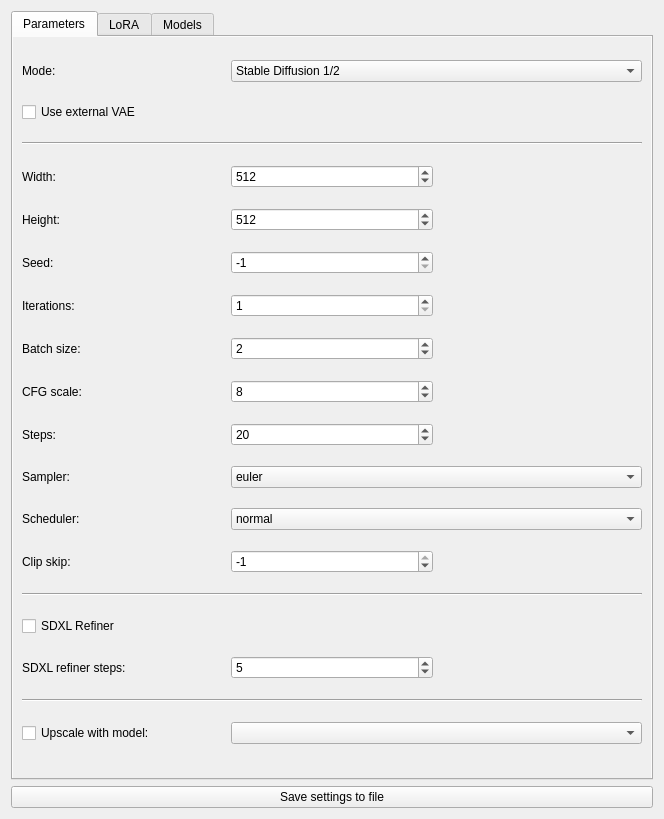
<?xml version="1.0" encoding="UTF-8"?>
<ui version="4.0">
 <class>SettingsDialog</class>
 <widget class="QWidget" name="SettingsDialog">
  <property name="geometry">
   <rect>
    <x>0</x>
    <y>0</y>
    <width>664</width>
    <height>819</height>
   </rect>
  </property>
  <property name="windowTitle">
   <string>SnugQt - Settings</string>
  </property>
  <layout class="QGridLayout" name="gridLayout">
   <item row="2" column="0">
    <widget class="QPushButton" name="saveSettingsButton">
     <property name="toolTip">
      <string>Save the current settings</string>
     </property>
     <property name="text">
      <string>Save settings to file</string>
     </property>
    </widget>
   </item>
   <item row="1" column="0">
    <widget class="QTabWidget" name="settingsTab">
     <property name="currentIndex">
      <number>0</number>
     </property>
     <widget class="QWidget" name="parametersTab">
      <property name="autoFillBackground">
       <bool>true</bool>
      </property>
      <attribute name="title">
       <string>Parameters</string>
      </attribute>
      <layout class="QGridLayout" name="gridLayout_4">
       <item row="1" column="0">
        <widget class="QLabel" name="label_14">
         <property name="text">
          <string>Mode:</string>
         </property>
        </widget>
       </item>
       <item row="31" column="0">
        <widget class="QLabel" name="label_16">
         <property name="text">
          <string>SDXL refiner steps:</string>
         </property>
        </widget>
       </item>
       <item row="23" column="0">
        <widget class="QLabel" name="label_5">
         <property name="text">
          <string>Sampler:</string>
         </property>
        </widget>
       </item>
       <item row="4" column="0" colspan="3">
        <widget class="Line" name="line_4">
         <property name="orientation">
          <enum>Qt::Horizontal</enum>
         </property>
        </widget>
       </item>
       <item row="30" column="0">
        <widget class="QCheckBox" name="sdxlRefinerCheck">
         <property name="toolTip">
          <string>Enable refiner when using SDXL</string>
         </property>
         <property name="text">
          <string>SDXL Refiner</string>
         </property>
        </widget>
       </item>
       <item row="31" column="1">
        <widget class="QSpinBox" name="sdxlRefinerStepsValue">
         <property name="toolTip">
          <string>Number of steps to perform with SDXL refiner</string>
         </property>
         <property name="minimum">
          <number>1</number>
         </property>
         <property name="maximum">
          <number>200</number>
         </property>
         <property name="value">
          <number>5</number>
         </property>
        </widget>
       </item>
       <item row="40" column="0">
        <widget class="QCheckBox" name="modelUpscaleCheck">
         <property name="toolTip">
          <string>Upscale final image with upscale model</string>
         </property>
         <property name="text">
          <string>Upscale with model:</string>
         </property>
        </widget>
       </item>
       <item row="17" column="1">
        <widget class="QSpinBox" name="iterationsValue">
         <property name="toolTip">
          <string>Number of iterations to perform</string>
         </property>
         <property name="minimum">
          <number>1</number>
         </property>
         <property name="maximum">
          <number>128</number>
         </property>
        </widget>
       </item>
       <item row="20" column="1">
        <widget class="QSpinBox" name="stepsValue">
         <property name="toolTip">
          <string>Number of steps to perform when generating iamge</string>
         </property>
         <property name="minimum">
          <number>1</number>
         </property>
         <property name="maximum">
          <number>400</number>
         </property>
         <property name="value">
          <number>20</number>
         </property>
        </widget>
       </item>
       <item row="6" column="0">
        <widget class="QLabel" name="label_10">
         <property name="text">
          <string>Height:</string>
         </property>
        </widget>
       </item>
       <item row="5" column="1">
        <widget class="QSpinBox" name="imgWidthValue">
         <property name="toolTip">
          <string>Width of the generated image</string>
         </property>
         <property name="minimum">
          <number>256</number>
         </property>
         <property name="maximum">
          <number>4096</number>
         </property>
         <property name="singleStep">
          <number>64</number>
         </property>
         <property name="value">
          <number>512</number>
         </property>
        </widget>
       </item>
       <item row="18" column="0">
        <widget class="QLabel" name="label_3">
         <property name="text">
          <string>Batch size:</string>
         </property>
        </widget>
       </item>
       <item row="19" column="0">
        <widget class="QLabel" name="label_4">
         <property name="text">
          <string>CFG scale:</string>
         </property>
        </widget>
       </item>
       <item row="39" column="0" colspan="3">
        <widget class="Line" name="line_2">
         <property name="orientation">
          <enum>Qt::Horizontal</enum>
         </property>
        </widget>
       </item>
       <item row="5" column="0">
        <widget class="QLabel" name="label_9">
         <property name="text">
          <string>Width:</string>
         </property>
        </widget>
       </item>
       <item row="20" column="0">
        <widget class="QLabel" name="label_7">
         <property name="text">
          <string>Steps:</string>
         </property>
        </widget>
       </item>
       <item row="19" column="1">
        <widget class="QSpinBox" name="cfgValue">
         <property name="toolTip">
          <string>CFG scale value</string>
         </property>
         <property name="minimum">
          <number>1</number>
         </property>
         <property name="maximum">
          <number>40</number>
         </property>
         <property name="value">
          <number>8</number>
         </property>
        </widget>
       </item>
       <item row="17" column="0">
        <widget class="QLabel" name="label_20">
         <property name="text">
          <string>Iterations:</string>
         </property>
        </widget>
       </item>
       <item row="6" column="1">
        <widget class="QSpinBox" name="imgHeightValue">
         <property name="toolTip">
          <string>Height of the generated image</string>
         </property>
         <property name="minimum">
          <number>256</number>
         </property>
         <property name="maximum">
          <number>4096</number>
         </property>
         <property name="singleStep">
          <number>64</number>
         </property>
         <property name="value">
          <number>512</number>
         </property>
        </widget>
       </item>
       <item row="40" column="1" colspan="2">
        <widget class="QComboBox" name="modelUpscaleCombo">
         <property name="toolTip">
          <string>Upscale model to use</string>
         </property>
        </widget>
       </item>
       <item row="25" column="0">
        <widget class="QLabel" name="label_25">
         <property name="text">
          <string>Clip skip:</string>
         </property>
        </widget>
       </item>
       <item row="29" column="0" colspan="3">
        <widget class="Line" name="line_3">
         <property name="orientation">
          <enum>Qt::Horizontal</enum>
         </property>
        </widget>
       </item>
       <item row="24" column="1" colspan="2">
        <widget class="QComboBox" name="schedulerValue">
         <property name="toolTip">
          <string>Noise scheduler to use</string>
         </property>
         <item>
          <property name="text">
           <string>normal</string>
          </property>
         </item>
         <item>
          <property name="text">
           <string>karras</string>
          </property>
         </item>
         <item>
          <property name="text">
           <string>exponential</string>
          </property>
         </item>
         <item>
          <property name="text">
           <string>simple</string>
          </property>
         </item>
         <item>
          <property name="text">
           <string>ddim_uniform</string>
          </property>
         </item>
        </widget>
       </item>
       <item row="1" column="1" colspan="2">
        <widget class="QComboBox" name="modeSelectCombo">
         <property name="toolTip">
          <string>Select the model type</string>
         </property>
         <item>
          <property name="text">
           <string>Stable Diffusion 1/2</string>
          </property>
         </item>
         <item>
          <property name="text">
           <string>SDXL</string>
          </property>
         </item>
        </widget>
       </item>
       <item row="3" column="0">
        <widget class="QCheckBox" name="useExternalVaeCheck">
         <property name="toolTip">
          <string>Use an external VAE instead of model's built-in VAE</string>
         </property>
         <property name="text">
          <string>Use external VAE</string>
         </property>
        </widget>
       </item>
       <item row="23" column="1" colspan="2">
        <widget class="QComboBox" name="samplerValue">
         <property name="toolTip">
          <string>Noise sampler to use</string>
         </property>
         <item>
          <property name="text">
           <string>euler</string>
          </property>
         </item>
         <item>
          <property name="text">
           <string>euler_ancestral</string>
          </property>
         </item>
         <item>
          <property name="text">
           <string>heun</string>
          </property>
         </item>
         <item>
          <property name="text">
           <string>dpm_2</string>
          </property>
         </item>
         <item>
          <property name="text">
           <string>dpm_2_ancestral</string>
          </property>
         </item>
         <item>
          <property name="text">
           <string>lms</string>
          </property>
         </item>
         <item>
          <property name="text">
           <string>dpmpp_2s_ancestral</string>
          </property>
         </item>
         <item>
          <property name="text">
           <string>dpmpp_sde</string>
          </property>
         </item>
         <item>
          <property name="text">
           <string>dpmpp_sde_gpu</string>
          </property>
         </item>
         <item>
          <property name="text">
           <string>dpmpp_2m</string>
          </property>
         </item>
         <item>
          <property name="text">
           <string>dpmpp_2m_sde</string>
          </property>
         </item>
         <item>
          <property name="text">
           <string>dpmpp_2m_sde_gpu</string>
          </property>
         </item>
         <item>
          <property name="text">
           <string>ddim</string>
          </property>
         </item>
         <item>
          <property name="text">
           <string>uni_pc</string>
          </property>
         </item>
         <item>
          <property name="text">
           <string>uni_pc_bh2</string>
          </property>
         </item>
        </widget>
       </item>
       <item row="18" column="1">
        <widget class="QSpinBox" name="batchValue">
         <property name="toolTip">
          <string>How many images to generate at once. More VRAM</string>
         </property>
         <property name="minimum">
          <number>1</number>
         </property>
         <property name="maximum">
          <number>64</number>
         </property>
         <property name="value">
          <number>2</number>
         </property>
        </widget>
       </item>
       <item row="16" column="1">
        <widget class="QSpinBox" name="seedValue">
         <property name="toolTip">
          <string>Seed to use. -1 for random</string>
         </property>
         <property name="minimum">
          <number>-1</number>
         </property>
         <property name="maximum">
          <number>999999999</number>
         </property>
         <property name="value">
          <number>-1</number>
         </property>
        </widget>
       </item>
       <item row="24" column="0">
        <widget class="QLabel" name="label_6">
         <property name="text">
          <string>Scheduler:</string>
         </property>
        </widget>
       </item>
       <item row="16" column="0">
        <widget class="QLabel" name="label">
         <property name="text">
          <string>Seed:</string>
         </property>
        </widget>
       </item>
       <item row="25" column="1">
        <widget class="QSpinBox" name="clipSkipValue">
         <property name="toolTip">
          <string>Set last layer of CLIP. -1 for normal</string>
         </property>
         <property name="minimum">
          <number>-8</number>
         </property>
         <property name="maximum">
          <number>-1</number>
         </property>
        </widget>
       </item>
      </layout>
     </widget>
     <widget class="QWidget" name="loraTab">
      <property name="autoFillBackground">
       <bool>true</bool>
      </property>
      <attribute name="title">
       <string>LoRA</string>
      </attribute>
      <layout class="QGridLayout" name="gridLayout_3">
       <item row="2" column="3">
        <widget class="QComboBox" name="sdxlLoraCombo">
         <property name="toolTip">
          <string>Select SDXL LoRA</string>
         </property>
        </widget>
       </item>
       <item row="6" column="0">
        <widget class="QLabel" name="label_21">
         <property name="text">
          <string>LoRA clip strength:</string>
         </property>
        </widget>
       </item>
       <item row="1" column="0">
        <widget class="QLabel" name="label_24">
         <property name="text">
          <string>SD1/2 LoRA:</string>
         </property>
        </widget>
       </item>
       <item row="1" column="3">
        <widget class="QComboBox" name="sd12LoraCombo">
         <property name="toolTip">
          <string>Select SD1/2 LoRA</string>
         </property>
        </widget>
       </item>
       <item row="0" column="0">
        <widget class="QCheckBox" name="loraCheck">
         <property name="toolTip">
          <string>Enable a LoRA when generating images</string>
         </property>
         <property name="text">
          <string>Enable LoRA</string>
         </property>
        </widget>
       </item>
       <item row="5" column="0">
        <widget class="QLabel" name="label_23">
         <property name="text">
          <string>LoRA model strength:</string>
         </property>
        </widget>
       </item>
       <item row="6" column="3">
        <widget class="QDoubleSpinBox" name="loraClipStrengthSpin">
         <property name="toolTip">
          <string>Select the clip strength of the LoRA</string>
         </property>
         <property name="maximum">
          <double>2.000000000000000</double>
         </property>
         <property name="singleStep">
          <double>0.050000000000000</double>
         </property>
         <property name="value">
          <double>1.000000000000000</double>
         </property>
        </widget>
       </item>
       <item row="5" column="3">
        <widget class="QDoubleSpinBox" name="loraStrengthSpin">
         <property name="toolTip">
          <string>Select the model strength of the LoRA</string>
         </property>
         <property name="maximum">
          <double>2.000000000000000</double>
         </property>
         <property name="singleStep">
          <double>0.050000000000000</double>
         </property>
         <property name="value">
          <double>1.000000000000000</double>
         </property>
        </widget>
       </item>
       <item row="2" column="0">
        <widget class="QLabel" name="label_22">
         <property name="text">
          <string>SDXL LoRA:</string>
         </property>
        </widget>
       </item>
       <item row="3" column="3">
        <widget class="Line" name="line_7">
         <property name="orientation">
          <enum>Qt::Horizontal</enum>
         </property>
        </widget>
       </item>
      </layout>
     </widget>
     <widget class="QWidget" name="modelsTab">
      <property name="autoFillBackground">
       <bool>true</bool>
      </property>
      <attribute name="title">
       <string>Models</string>
      </attribute>
      <layout class="QGridLayout" name="gridLayout_2">
       <item row="0" column="1">
        <widget class="QLineEdit" name="comfyuiModelFolderValue">
         <property name="toolTip">
          <string>Path to the 'ComfyUI/models' folder</string>
         </property>
         <property name="text">
          <string>ComfyUI/models</string>
         </property>
         <property name="readOnly">
          <bool>true</bool>
         </property>
        </widget>
       </item>
       <item row="0" column="3">
        <widget class="QToolButton" name="comfyuiModelFolderSelect">
         <property name="toolTip">
          <string>Select the 'ComfyUI/models' folder</string>
         </property>
         <property name="text">
          <string>...</string>
         </property>
        </widget>
       </item>
       <item row="13" column="1">
        <widget class="Line" name="line_5">
         <property name="orientation">
          <enum>Qt::Horizontal</enum>
         </property>
        </widget>
       </item>
       <item row="1" column="3">
        <widget class="QToolButton" name="comfyuiExtraFolderSelect">
         <property name="toolTip">
          <string>Select a ComfyUI extra models folder</string>
         </property>
         <property name="text">
          <string>...</string>
         </property>
        </widget>
       </item>
       <item row="11" column="1" colspan="3">
        <widget class="QComboBox" name="sdxlBaseCheckpointCombo">
         <property name="toolTip">
          <string>Select SDXL base model</string>
         </property>
        </widget>
       </item>
       <item row="9" column="1" colspan="3">
        <widget class="QComboBox" name="sd12CheckpointCombo">
         <property name="toolTip">
          <string>Select SD1/2 checkpoint</string>
         </property>
        </widget>
       </item>
       <item row="8" column="1">
        <widget class="Line" name="line_6">
         <property name="orientation">
          <enum>Qt::Horizontal</enum>
         </property>
        </widget>
       </item>
       <item row="1" column="0">
        <widget class="QLabel" name="label_19">
         <property name="text">
          <string>ComfyUI extra checkpoints folder:</string>
         </property>
        </widget>
       </item>
       <item row="1" column="1">
        <widget class="QLineEdit" name="comfyuiExtraFolderValue">
         <property name="toolTip">
          <string>Path to extra checkpoints folder, must be recognised by ComfyUI</string>
         </property>
         <property name="text">
          <string/>
         </property>
         <property name="readOnly">
          <bool>true</bool>
         </property>
        </widget>
       </item>
       <item row="0" column="0">
        <widget class="QLabel" name="label_15">
         <property name="text">
          <string>ComfyUI models folder: </string>
         </property>
        </widget>
       </item>
       <item row="12" column="0">
        <widget class="QLabel" name="label_12">
         <property name="text">
          <string>SDXL Refiner model:</string>
         </property>
        </widget>
       </item>
       <item row="12" column="1" colspan="3">
        <widget class="QComboBox" name="sdxlRefinerCheckpointCombo">
         <property name="toolTip">
          <string>Select the SDXL refiner model</string>
         </property>
        </widget>
       </item>
       <item row="14" column="0">
        <widget class="QLabel" name="label_17">
         <property name="text">
          <string>Stable Diffusion 1/2 VAE:</string>
         </property>
        </widget>
       </item>
       <item row="9" column="0">
        <widget class="QLabel" name="label_8">
         <property name="text">
          <string>Stable Diffusion 1/2 model:</string>
         </property>
        </widget>
       </item>
       <item row="14" column="1" colspan="3">
        <widget class="QComboBox" name="sd12VaeCombo">
         <property name="toolTip">
          <string>Select SD1/2 external VAE</string>
         </property>
        </widget>
       </item>
       <item row="15" column="1" colspan="3">
        <widget class="QComboBox" name="sdxlVaeCombo">
         <property name="toolTip">
          <string>Select the SDXL external VAE</string>
         </property>
        </widget>
       </item>
       <item row="15" column="0">
        <widget class="QLabel" name="label_18">
         <property name="text">
          <string>SDXL VAE:</string>
         </property>
        </widget>
       </item>
       <item row="11" column="0">
        <widget class="QLabel" name="label_11">
         <property name="text">
          <string>SDXL Base model:</string>
         </property>
        </widget>
       </item>
       <item row="2" column="0">
        <widget class="QPushButton" name="reloadModelsButton">
         <property name="toolTip">
          <string>Reload models</string>
         </property>
         <property name="text">
          <string>Reload</string>
         </property>
        </widget>
       </item>
      </layout>
     </widget>
    </widget>
   </item>
  </layout>
 </widget>
 <tabstops>
  <tabstop>useExternalVaeCheck</tabstop>
  <tabstop>imgWidthValue</tabstop>
  <tabstop>imgHeightValue</tabstop>
  <tabstop>seedValue</tabstop>
  <tabstop>iterationsValue</tabstop>
  <tabstop>batchValue</tabstop>
  <tabstop>cfgValue</tabstop>
  <tabstop>stepsValue</tabstop>
  <tabstop>loraCheck</tabstop>
  <tabstop>sd12LoraCombo</tabstop>
  <tabstop>sdxlLoraCombo</tabstop>
  <tabstop>loraStrengthSpin</tabstop>
  <tabstop>loraClipStrengthSpin</tabstop>
  <tabstop>modeSelectCombo</tabstop>
  <tabstop>comfyuiModelFolderValue</tabstop>
  <tabstop>comfyuiModelFolderSelect</tabstop>
  <tabstop>comfyuiExtraFolderValue</tabstop>
  <tabstop>comfyuiExtraFolderSelect</tabstop>
  <tabstop>sd12CheckpointCombo</tabstop>
  <tabstop>sdxlBaseCheckpointCombo</tabstop>
  <tabstop>sdxlRefinerCheckpointCombo</tabstop>
  <tabstop>sd12VaeCombo</tabstop>
  <tabstop>sdxlVaeCombo</tabstop>
  <tabstop>saveSettingsButton</tabstop>
 </tabstops>
 <resources/>
 <connections/>
</ui>
